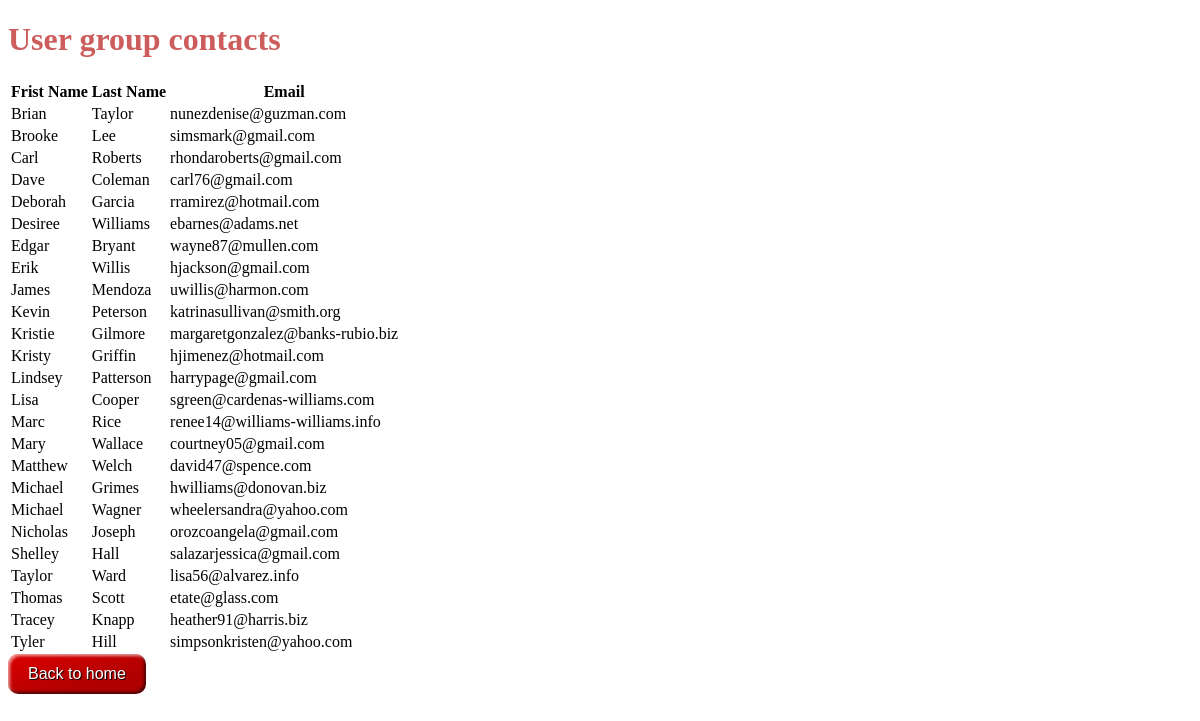
Screenshot of /users with the database file from the repository.
### AppTwo/models.py (models this page shows, shortened)
class User_List(models.Model):
    first_name = models.CharField(max_length=256)
    last_name = models.CharField(max_length=256)
    email = models.EmailField(max_length=256, unique=True)

### AppTwo/views.py (the view)
# urls.py: path('users', views.users, name='user list'),
def users(request):
    theusers = User_List.objects.order_by('first_name')
    user_dictionary = {'user_list': theusers}
    for item in user_dictionary:
        print(item)
    return render(request, 'AppTwo/users.html', context=user_dictionary)

### templates/AppTwo/users.html (shortened to what this page needs)
<!DOCTYPE html>
{% load static %}
<html lang="en">
<head>
    <link rel="stylesheet" href='{% static "css/mystyle.css" %}'>
</head>
<body>
<H1>User group contacts</H1>
<div class="users">
    {% if user_list %}
    <table>
        <th>Frist Name</th>
        <th>Last Name</th>
        <th>Email</th>
        {% for data in user_list %}
        <tr>
            <td>{{data.first_name}}</td>
            <td>{{data.last_name}}</td>
            <td>{{data.email}}</td>
        </tr>
        {% endfor %}
    </table>
        {% else %}
        <p>No Access Records found</p>
        {% endif %}
</div>
<button class="favorite styled" onclick="window.location.href='/';"
        type="button">
    Back to home
</button>
</body>
</html>

### static/css/mystyle.css (style rules this page uses)
h1 { color: indianred; }
.styled { border: 0; line-height: 2.5; padding: 0 20px; font-size: 1rem; text-align: center; color: #fff; text-shadow: 1px 1px 1px #000; border-radius: 10px; background-color: rgba(220, 0, 0, 1); background-image: linear-gradient(to top left, rgba(0, 0, 0, .2), rgba(0, 0, 0, .2) 30%, rgba(0, 0, 0, 0)); box-shadow: inset 2px 2px 3px rgba(255, 255, 255, .6), inset -2px -2px 3px rgba(0, 0, 0, .6); }

### rows the page displays
User_List: first_name "Brian", last_name "Taylor", email "nunezdenise@guzman.com"
User_List: first_name "Brooke", last_name "Lee", email "simsmark@gmail.com"
User_List: first_name "Carl", last_name "Roberts", email "rhondaroberts@gmail.com"
User_List: first_name "Dave", last_name "Coleman", email "carl76@gmail.com"
User_List: first_name "Deborah", last_name "Garcia", email "rramirez@hotmail.com"
User_List: first_name "Desiree", last_name "Williams", email "ebarnes@adams.net"
User_List: first_name "Edgar", last_name "Bryant", email "wayne87@mullen.com"
User_List: first_name "Erik", last_name "Willis", email "hjackson@gmail.com"
User_List: first_name "James", last_name "Mendoza", email "uwillis@harmon.com"
User_List: first_name "Kevin", last_name "Peterson", email "katrinasullivan@smith.org"
User_List: first_name "Kristie", last_name "Gilmore", email "margaretgonzalez@banks-rubio.biz"
User_List: first_name "Kristy", last_name "Griffin", email "hjimenez@hotmail.com"
User_List: first_name "Lindsey", last_name "Patterson", email "harrypage@gmail.com"
User_List: first_name "Lisa", last_name "Cooper", email "sgreen@cardenas-williams.com"
User_List: first_name "Marc", last_name "Rice", email "renee14@williams-williams.info"
User_List: first_name "Mary", last_name "Wallace", email "courtney05@gmail.com"
User_List: first_name "Matthew", last_name "Welch", email "david47@spence.com"
User_List: first_name "Michael", last_name "Grimes", email "hwilliams@donovan.biz"
User_List: first_name "Michael", last_name "Wagner", email "wheelersandra@yahoo.com"
User_List: first_name "Nicholas", last_name "Joseph", email "orozcoangela@gmail.com"
User_List: first_name "Shelley", last_name "Hall", email "salazarjessica@gmail.com"
User_List: first_name "Taylor", last_name "Ward", email "lisa56@alvarez.info"
User_List: first_name "Thomas", last_name "Scott", email "etate@glass.com"
User_List: first_name "Tracey", last_name "Knapp", email "heather91@harris.biz"
User_List: first_name "Tyler", last_name "Hill", email "simpsonkristen@yahoo.com"
